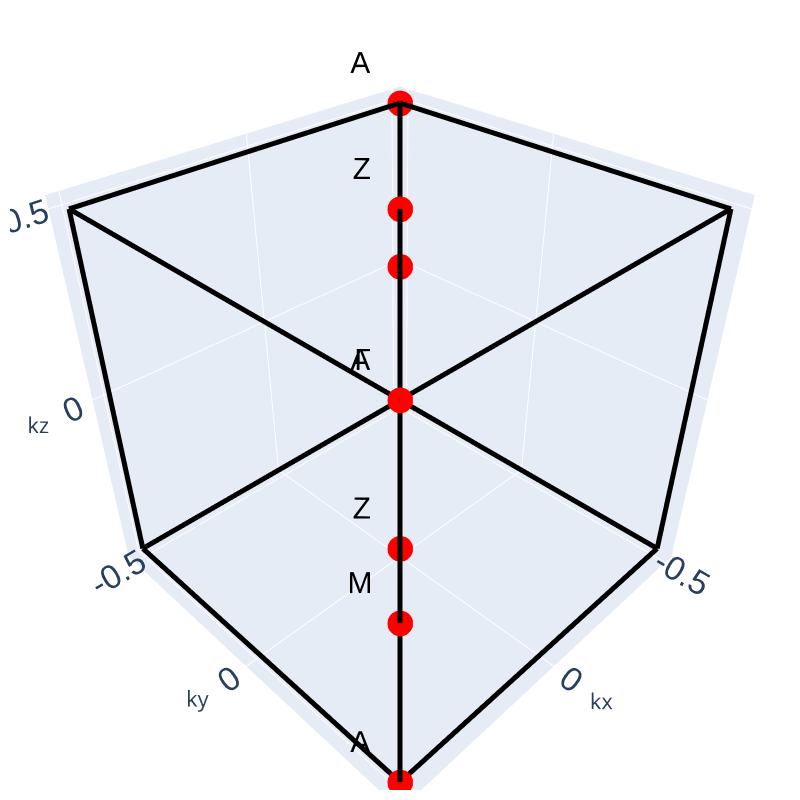

Notebook code for this chart:
### Code cell
import numpy as np
import plotly.graph_objects as go
# Define corners of the rectangular BZ in fractional coordinates
a=1.0
b=1.0
c=1.0
X = np.array([-0.5, 0.5])
Y = np.array([-0.5, 0.5])
Z = np.array([-0.5, 0.5])

# Scale to reciprocal space units
X *= a
Y *= b
Z *= c

# BZ edges (each pair is a segment)
edges = []
for x in X:
    for y in Y:
        edges.append(((x, y, Z[0]), (x, y, Z[1])))
for x in X:
    for z in Z:
        edges.append(((x, Y[0], z), (x, Y[1], z)))
for y in Y:
    for z in Z:
        edges.append(((X[0], y, z), (X[1], y, z)))

# Create edge traces
edge_traces = []
for start, end in edges:
    edge_traces.append(
        go.Scatter3d(
            x=[start[0], end[0]],
            y=[start[1], end[1]],
            z=[start[2], end[2]],
            mode='lines',
            line=dict(color='black', width=10),
            showlegend=False
        )
    )
# High symmetry points in fractional coordinates
# High symmetry points in fractional coordinates (list instead of dict)
high_sym_points = [
    ("Γ", (0, 0, 0)),
    ("Z", (0, 0, 0.5*c)),
    ("Z", (0, 0, -0.5*c)),
    ("M", (0.5*a, 0.5*b, 0)),
    ("M", (-0.5*a, -0.5*b, 0)),
    ("M", (0.5*a, 0.5*b, 0)),
    ("A", (0.5*a, 0.5*b, 0.5*c)),
    ("A", (0.5*a, 0.5*b, -0.5*c)),
    ("A", (-0.5*a, -0.5*b, 0.5*c)),
    ("A", (-0.5*a, -0.5*b, -0.5*c)),
]

# Scatter for high symmetry points
sym_trace = go.Scatter3d(
    x=[v[0] for _, v in high_sym_points],
    y=[v[1] for _, v in high_sym_points],
    z=[v[2] for _, v in high_sym_points],
    mode='markers+text',
    marker=dict(size=15, color='red'),
    text=[name for name, _ in high_sym_points],
    textposition='top left',
    showlegend=False,
    textfont=dict(
        size=30,
        color='black',
        family='Arial Black, Arial, sans-serif',
    ),
)


axis_lines = [
    go.Scatter3d(x=[-0.5*a, 0.5*a], y=[-0.5*b, 0.5*b], z=[-0.5*c, -0.5*c], mode='lines',line=dict(color='black', width=10)),
    go.Scatter3d(x=[-0.5*a, 0.5*a], y=[-0.5*b, 0.5*b], z=[0.5*c, 0.5*c], mode='lines', line=dict(color='black', width=10)),
]
fig = go.Figure(data=edge_traces + axis_lines + [sym_trace])
# Axis labels
fig.update_layout(
    scene=dict(
        xaxis=dict(
            title=dict(text='kx', font=dict(size=22)),
            tickvals=[-0.5*a, 0, 0.5*a],
            ticktext=['-0.5', '0', '0.5'],
            tickfont=dict(size=20, family='Arial, sans-serif'),
        ),
        yaxis=dict(
            title=dict(text='ky', font=dict(size=22)),
            tickvals=[-0.5*b, 0],
            ticktext=['-0.5', '0'],
            tickfont=dict(size=20, family='Arial, sans-serif'),
        ),
        zaxis=dict(
            title=dict(text='kz', font=dict(size=22)),
            tickvals=[0, 0.5*c],
            ticktext=['0', '0.5'],
            tickfont=dict(size=20, family='Arial, sans-serif'),
        ),
        aspectmode='cube'
    ),
    showlegend=False
)
# Coordinates of a diagonal plane (example: y = x, spanning z)
plane_x = [-0.5*a, 0.5*a, 0.5*a, -0.5*a]
plane_y = [-0.5*b, 0.5*b, 0.5*b, -0.5*b]
plane_z = [-0.5*c, -0.5*c, 0.5*c, 0.5*c]

# Triangles for the mesh (two triangles make a square)
i_faces = [0, 0]
j_faces = [1, 2]
k_faces = [2, 3]

plane_trace = go.Mesh3d(
    x=plane_x,
    y=plane_y,
    z=plane_z,
    i=i_faces,
    j=j_faces,
    k=k_faces,
    opacity=0.3,
    color='blue',
    showscale=False
)

# Add to your figure
fig.add_trace(plane_trace)
fig.update_layout(
width=800,
height=800, margin=dict(l=10, r=10, t=10, b=10),  # Reduce margins
)
fig.show()

### Figure 1 — Plotly figure (JSON) as saved in the notebook; plotly's stock layout.template omitted (floating-point values rounded to 4 significant figures)
{"data": [{"line": {"color": "black", "width": 10}, "mode": "lines", "showlegend": false, "type": "scatter3d", "x": [-0.5, -0.5], "y": [-0.5, -0.5], "z": [-0.5, 0.5]}, {"line": {"color": "black", "width": 10}, "mode": "lines", "showlegend": false, "type": "scatter3d", "x": [-0.5, -0.5], "y": [0.5, 0.5], "z": [-0.5, 0.5]}, {"line": {"color": "black", "width": 10}, "mode": "lines", "showlegend": false, "type": "scatter3d", "x": [0.5, 0.5], "y": [-0.5, -0.5], "z": [-0.5, 0.5]}, {"line": {"color": "black", "width": 10}, "mode": "lines", "showlegend": false, "type": "scatter3d", "x": [0.5, 0.5], "y": [0.5, 0.5], "z": [-0.5, 0.5]}, {"line": {"color": "black", "width": 10}, "mode": "lines", "showlegend": false, "type": "scatter3d", "x": [-0.5, -0.5], "y": [-0.5, 0.5], "z": [-0.5, -0.5]}, {"line": {"color": "black", "width": 10}, "mode": "lines", "showlegend": false, "type": "scatter3d", "x": [-0.5, -0.5], "y": [-0.5, 0.5], "z": [0.5, 0.5]}, {"line": {"color": "black", "width": 10}, "mode": "lines", "showlegend": false, "type": "scatter3d", "x": [0.5, 0.5], "y": [-0.5, 0.5], "z": [-0.5, -0.5]}, {"line": {"color": "black", "width": 10}, "mode": "lines", "showlegend": false, "type": "scatter3d", "x": [0.5, 0.5], "y": [-0.5, 0.5], "z": [0.5, 0.5]}, {"line": {"color": "black", "width": 10}, "mode": "lines", "showlegend": false, "type": "scatter3d", "x": [-0.5, 0.5], "y": [-0.5, -0.5], "z": [-0.5, -0.5]}, {"line": {"color": "black", "width": 10}, "mode": "lines", "showlegend": false, "type": "scatter3d", "x": [-0.5, 0.5], "y": [-0.5, -0.5], "z": [0.5, 0.5]}, {"line": {"color": "black", "width": 10}, "mode": "lines", "showlegend": false, "type": "scatter3d", "x": [-0.5, 0.5], "y": [0.5, 0.5], "z": [-0.5, -0.5]}, {"line": {"color": "black", "width": 10}, "mode": "lines", "showlegend": false, "type": "scatter3d", "x": [-0.5, 0.5], "y": [0.5, 0.5], "z": [0.5, 0.5]}, {"line": {"color": "black", "width": 10}, "mode": "lines", "type": "scatter3d", "x": [-0.5, 0.5], "y": [-0.5, 0.5], "z": [-0.5, -0.5]}, {"line": {"color": "black", "width": 10}, "mode": "lines", "type": "scatter3d", "x": [-0.5, 0.5], "y": [-0.5, 0.5], "z": [0.5, 0.5]}, {"marker": {"color": "red", "size": 15}, "mode": "markers+text", "showlegend": false, "text": ["Γ", "Z", "Z", "M", "M", "M", "A", "A", "A", "A"], "textfont": {"color": "black", "family": "Arial Black, Arial, sans-serif", "size": 30}, "textposition": "top left", "type": "scatter3d", "x": [0, 0, 0, 0.5, -0.5, 0.5, 0.5, 0.5, -0.5, -0.5], "y": [0, 0, 0, 0.5, -0.5, 0.5, 0.5, 0.5, -0.5, -0.5], "z": [0, 0.5, -0.5, 0, 0, 0, 0.5, -0.5, 0.5, -0.5]}, {"color": "blue", "i": [0, 0], "j": [1, 2], "k": [2, 3], "opacity": 0.3, "showscale": false, "type": "mesh3d", "x": [-0.5, 0.5, 0.5, -0.5], "y": [-0.5, 0.5, 0.5, -0.5], "z": [-0.5, -0.5, 0.5, 0.5]}], "layout": {"height": 800, "margin": {"b": 10, "l": 10, "r": 10, "t": 10}, "scene": {"aspectmode": "cube", "xaxis": {"tickfont": {"family": "Arial, sans-serif", "size": 20}, "ticktext": ["-0.5", "0", "0.5"], "tickvals": [-0.5, 0, 0.5], "title": {"font": {"size": 22}, "text": "kx"}}, "yaxis": {"tickfont": {"family": "Arial, sans-serif", "size": 20}, "ticktext": ["-0.5", "0"], "tickvals": [-0.5, 0], "title": {"font": {"size": 22}, "text": "ky"}}, "zaxis": {"tickfont": {"family": "Arial, sans-serif", "size": 20}, "ticktext": ["0", "0.5"], "tickvals": [0, 0.5], "title": {"font": {"size": 22}, "text": "kz"}}}, "showlegend": false, "width": 800}}
